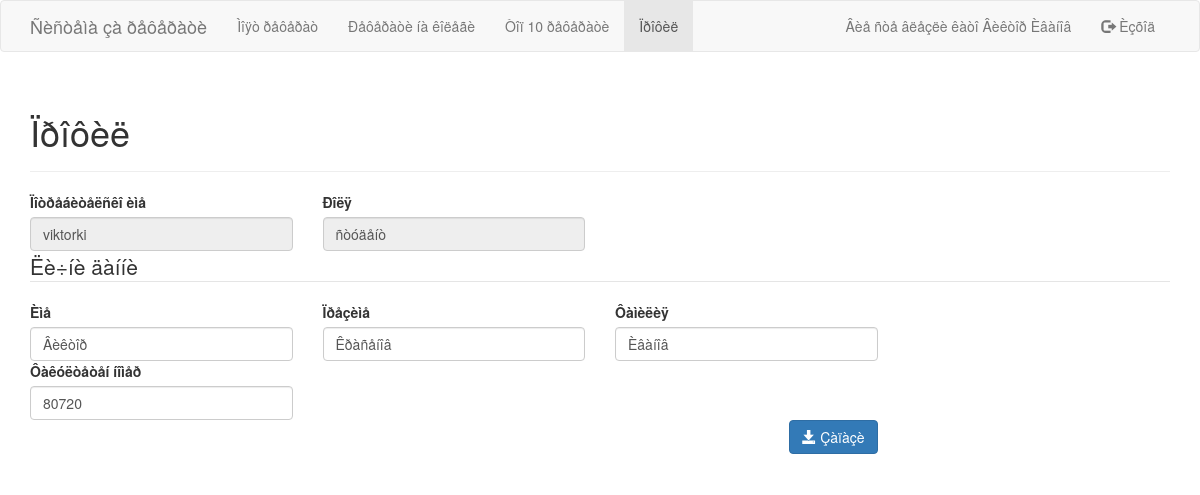
The page /profile.php (signed in) on the database its author committed.
### tables this page shows
CREATE TABLE IF NOT EXISTS `user` (
`id` int(11) NOT NULL,
  `username` varchar(32) NOT NULL,
  `password` varchar(64) NOT NULL,
  `first_name` varchar(32) NOT NULL,
  `middle_name` varchar(32) NOT NULL,
  `last_name` varchar(32) NOT NULL,
  `role` int(1) NOT NULL,
  `fn` int(7) DEFAULT NULL
);

### User.php (called while the page is built, shortened)
<?php
class User {
	function __construct($username, $firstName, $middleName, $lastName, $role, $fn, $essayId) {
		$this->username = $username;
		$this->firstName = $firstName;
		$this->middleName = $middleName;
		$this->lastName = $lastName;
		$this->role = $role;
		$this->fn = $fn;
	}
	function __get($property) {
		return $this->$property;
	}
	public static function getUserById($conn, $id) {
		$sql = "select * from user where id = $id";
		$query = $conn->query($sql);
		$data = $query->fetch(PDO::FETCH_ASSOC);
		return new User($data["username"], $data["first_name"], $data["middle_name"], $data["last_name"], $data["role"], $data["fn"], null);
	}
}
?>

### profile.php (the view, shortened to what this page needs)
<?php
include("User.php");
$conn = new PDO('mysql:host=' . DB_SERVER . ';dbname=' . DB_NAME, DB_USERNAME, DB_PASSWORD);
$user = User::getUserById($conn, $_SESSION["user_id"]);
?>
<html>
<head>
<link rel="stylesheet" href="css/bootstrap.min.css">
</head>
<body>
<?php include("menu.php"); ?>
<div class="container">
<div class="page-header">
<h1>Ïðîôèë</h1>
</div>
<form action="saveUser.php" method="post">
<fieldset>
<div class="row">
<div class="col-md-3">
<label>Ïîòðåáèòåëñêî èìå</label>
<input value="<?php echo $user->username ?>" class="form-control" disabled="disabled" />
</div>
<div class="col-md-3">
<label>Ðîëÿ</label>
<input value="<?php echo $user->role == 1 ? STUDENT : TEACHER ?>" class="form-control" disabled="disabled" />
</div>
</div>
</fieldset>
<fieldset>
<legend>Ëè÷íè äàííè</legend>
<div class="row">
<div class="col-md-3">
<label for="first_name">Èìå</label>
<input value="<?php echo $user->firstName ?>" name="first_name" id="first_name" class="form-control" required />
</div>
<div class="col-md-3">
<label for="middle_name">Ïðåçèìå</label>
<input value="<?php echo $user->middleName ?>" name="middle_name" id="middle_name" class="form-control" required />
</div>
<div class="col-md-3">
<label for="last_name">Ôàìèëèÿ</label>
<input value="<?php echo $user->lastName ?>" name="last_name" id="last_name" class="form-control" required />
</div>
</div>
<div class="row">
<div class="col-md-3">
<?php if ($user->role == 1) { ?>
<label for="fn">Ôàêóëòåòåí íîìåð</label>
<input value="<?php echo $user->fn ?>" name="fn" id="fn" class="form-control" />
<?php } ?>
</div>
</div>
<div class="row">
<div class="col-md-9">
<button type="submit" class="btn btn-primary pull-right"><span class="glyphicon glyphicon-save" aria-hidden="true"></span> Çàïàçè</button>
</div>
</div>
</fieldset>
</form>
</div>
</body>
</html>

### rows shown on the page
user: username "viktorki", first_name "Âèêòîð", middle_name "Êðàñåíîâ", last_name "Èâàíîâ", fn "80720"

### other values the page prints
$_SESSION["first_name"] "Âèêòîð"
$_SESSION["last_name"] "Èâàíîâ"
